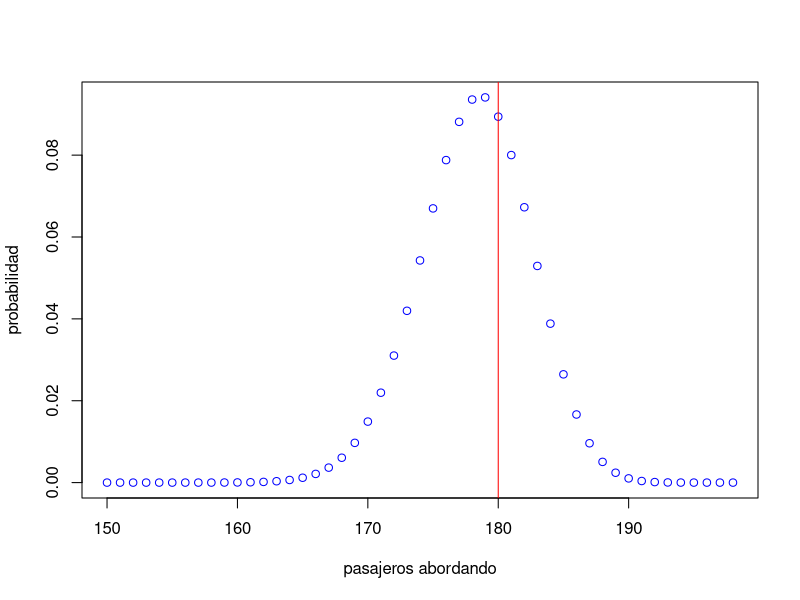

Write R code to recreate this figure.
overbooking <- 18
asientos <- 180
n <- overbooking + asientos
p <- 0.9 #probabilidad abordar el avión
x <- seq(150,n)
y <- dbinom(x,n,p)
plot(x,y,col="blue", xlab="pasajeros abordando", ylab="probabilidad")
abline(v=asientos,col="red")

#TODO
#Demostrar que 198 es la sobreventa ideal con un gráfico que muestre:
#Asientos vendidos (eje X) vs Revenue (eje Y) en donde se resalte usando
#una linea vertical que el pico de ganancia (Revenue) se encuentra en 198
